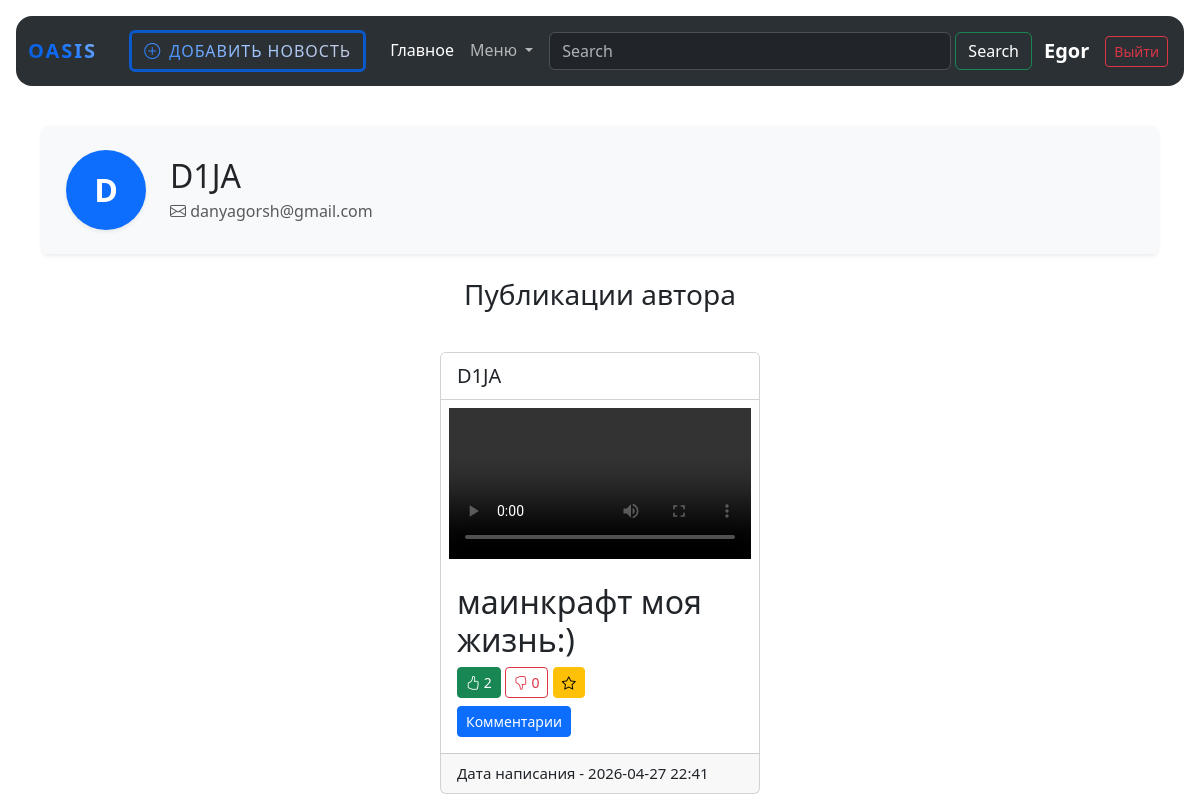
Screenshot of /profile/5 (signed in) with the database file from the repository.
### data/users.py (models this page shows, shortened)
class User(SqlAlchemyBase, UserMixin):
    __tablename__ = 'users'
    id = sqlalchemy.Column(sqlalchemy.Integer, primary_key=True, autoincrement=True)
    name = sqlalchemy.Column(sqlalchemy.String, nullable=True)
    about = sqlalchemy.Column(sqlalchemy.String, nullable=True)
    email = sqlalchemy.Column(sqlalchemy.String, index=True, unique=True, nullable=True)
    hashed_password = sqlalchemy.Column(sqlalchemy.String, nullable=True)
    created_date = sqlalchemy.Column(sqlalchemy.DateTime, default=datetime.datetime.now)
    file = sqlalchemy.Column(sqlalchemy.String, nullable=True)
    news = orm.relationship("News", back_populates='user')

### data/news.py (models this page shows)
class News(SqlAlchemyBase):
    __tablename__ = 'news'
    id = sqlalchemy.Column(sqlalchemy.Integer, primary_key=True, autoincrement=True)
    title = sqlalchemy.Column(sqlalchemy.String, nullable=True)
    content = sqlalchemy.Column(sqlalchemy.String, nullable=True)
    created_date = sqlalchemy.Column(sqlalchemy.DateTime, default=datetime.datetime.now)
    is_private = sqlalchemy.Column(sqlalchemy.Boolean, default=True)
    file = sqlalchemy.Column(sqlalchemy.String, nullable=True)
    user_id = sqlalchemy.Column(sqlalchemy.Integer, sqlalchemy.ForeignKey("users.id"))
    user = orm.relationship('User')
    categories = orm.relationship("Category", secondary="association", backref="news")
    likes = orm.relationship('User', secondary=news_likes, backref='liked_news')
    dislikes = orm.relationship('User', secondary=news_dislikes, backref='disliked_news')
    favorites = orm.relationship('User', secondary=news_favorites, backref='favorited_news')
    starred = orm.relationship("User",
                               secondary=news_starred,
                               backref=orm.backref("starred_news", lazy='subquery'))

### main.py (the view)
@app.route('/profile/<int:id>')
@login_required
def profile(id):
    db_sess = db_session.create_session()
    user = db_sess.query(User).filter(User.id == id).first()
    if not user:
        abort(404)
    news = db_sess.query(News).filter(News.user_id == id).all()
    return render_template('profile.html', title=f'Профиль {user.name}', user=user, news=news)

### data/db_session.py (called while the page is built)
def create_session() -> Session:
    global __factory
    return __factory()

### main.py (called while the page is built)
@login_manager.user_loader
def load_user(user_id):
    db_sess = db_session.create_session()
    user = db_sess.get(User, user_id)
    return user

### templates/profile.html (shortened to what this page needs)
{% extends "base.html" %}
{% block content %}
<div class="container mt-4">
    <div class="card mb-4 border-0 shadow-sm bg-light">
        <div class="card-body d-flex align-items-center gap-4 p-4">
            <div class="rounded-circle d-flex align-items-center justify-content-center overflow-hidden shadow-sm bg-primary"
                 style="width: 80px; height: 80px; flex-shrink: 0;">
                {% if user.file %}
                <img src="{{ url_for('static', filename='uploads/' + user.file) }}"
                     alt="{{ user.name }}"
                     class="img-preview"
                     style="width: 100%; height: 100%; object-fit: cover; cursor: pointer;"
                     data-bs-toggle="modal" data-bs-target="#imageModal">
                {% else %}
                <span class="text-white" style="font-size: 2rem; font-weight: bold;">
                        {{ user.name[0] | upper }}
                    </span>
                {% endif %}
            </div>
            <div>
                <h2 class="mb-1">{{ user.name }}</h2>
                <p class="text-muted mb-0">
                    <i class="bi bi-envelope"></i> {{ user.email }}
                </p>
            </div>
        </div>
    </div>
    <h3 class="mb-4 text-center">Публикации автора</h3>
    <div class="container p-3">
        <div class="d-flex flex-wrap justify-content-center gap-3 align-items-start">
            {% for item in news %}
            <div class="card" style="width: 20rem;">
                <div class="card-header bg-white" style="font-size: 20px;">
                    {{ item.user.name }}
                </div>
                {% if item.file %}
                {% set ful_file = url_for('static', filename='uploads/' + item.file) %}
                {% if item.file.endswith(('.jpg', '.jpeg', '.png', '.gif', '.webp', '.svg')) %}
                <img src="{{ ful_file }}" class="card-img-top p-2" alt="{{ item.file }} ">
                {% elif item.file.endswith(('.mp4', '.webm', '.ogg', '.mov')) %}
                <video src="{{ ful_file }}" class="object-fit-contain p-2" controls></video>
                {% elif item.file.endswith(('.mp3', '.wav', '.ogg', '.m4a')) %}
                <audio src="{{ ful_file }}" controls style="width: 100%;" class="rounded-4 p-1"></audio>
                {% else %}
                <div class="container p-2">
                    <a href="{{ ful_file }}" class="btn btn-secondary" download style="width: 100%;">
                        <i class="bi bi-file-earmark-arrow-down fs-5"></i> {{ item.file }}
                    </a>
                </div>
                {% endif %}
                {% endif %}
                <div class="card-body">
                    <h2 class="card-title">{{ item.title }}</h2>
                    <div class="mt-2">
                        <a href="/like/{{ item.id }}"
                           class="btn btn-sm {{ 'btn-success' if current_user in item.likes else 'btn-outline-success' }}">
                            <i class="bi bi-hand-thumbs-up"></i> {{ item.likes|length }}
                        </a>
                        <a href="/dislike/{{ item.id }}"
                           class="btn btn-sm {{ 'btn-danger' if current_user in item.dislikes else 'btn-outline-danger' }}">
                            <i class="bi bi-hand-thumbs-down"></i> {{ item.dislikes|length }}
                        </a>
                        {% if current_user.is_authenticated %}
                        <a href="/add_starred/{{ item.id }}"
                           class="btn btn-sm {{ 'btn-warning' if current_user in item.starred else 'btn-outline-warning' }}">
                            <i class="bi bi-star"></i>
                        </a>
                        {% endif %}
                    </div>
                    <div class="mt-2">
                        <a href="/comments/{{ item.id }}" class="btn btn-sm btn-primary">Комментарии</a>
                    </div>
                </div>
                <div class="card-footer" style="font-size: 15px;">
                    Дата написания - {{ item.created_date.strftime('%Y-%m-%d %H:%M') if item.created_date else 'Не
                    указана' }}
                </div>
            </div>
            {% else %}
            <div class="alert alert-light">У этого пользователя пока нет постов.</div>
            {% endfor %}
        </div>
    </div>
</div>
{% endblock %}

### templates/base.html (shortened to what this page needs)
<!DOCTYPE html>
<html lang="en">
<head>
    <link href="https://cdn.jsdelivr.net/npm/bootstrap@5.3.8/dist/css/bootstrap.min.css" rel="stylesheet"
>
    <link rel="stylesheet" href="https://cdn.jsdelivr.net/npm/bootstrap-icons@1.11.3/font/bootstrap-icons.min.css">
</head>
<body>
<header>
    <div class="container-fluid p-3" data-bs-theme="dark">
        <nav class="navbar navbar-expand-lg bg-body-tertiary rounded-4">
            <div class="container-fluid">
                <a class="navbar-brand" href="/">Oasis</a>
                <div class="collapse navbar-collapse" id="navbarSupportedContent">
                    {% if current_user.is_authenticated %}
                    <ul class="navbar-nav me-auto mb-2 mb-lg-0">
                        <li class="nav-item d-flex align-items-center mx-3">
                            <a href="/news" class="btn btn-custom-add">
                                <i class="bi bi-plus-circle"></i> Добавить новость
                            </a>
                        </li>
                        <li class="nav-item">
                            <a class="nav-link active" aria-current="page" href="/">Главное</a>
                        </li>
                        <li class="nav-item dropdown">
                            <a class="nav-link dropdown-toggle" href="#" role="button" data-bs-toggle="dropdown"
                               aria-expanded="false">
                                Меню
                            </a>
                        </li>
                    </ul>
                    <form class="d-flex flex-grow-1 p-2" role="search">
                        <input class="form-control me-1" type="search" placeholder="Search" aria-label="Search"/>
                        <button class="btn btn-outline-success text-white" type="submit">Search</button>
                    </form>
                    <ul class="navbar-nav ms-auto p-1 align-items-center">
                        <li class="nav-item d-flex align-items-center">
                            <a href="/profile/{{ current_user.id }}"
                               class="text-decoration-none text-white fs-5 fw-semibold me-3">
                                {{ current_user.name }}
                            </a>
                            <a href="/logout" class="btn btn-sm btn-outline-danger">Выйти</a>
                        </li>
                    </ul>
                    {% endif %}
                </div>
            </div>
        </nav>
    </div>
</header>
{% block content %}{% endblock %}
</body>
</html>

### templates/base.html (style rules this page uses)
.navbar-brand { font-weight: 800; text-transform: uppercase; letter-spacing: 2px; background: linear-gradient(45deg, #0a58ca, #0d6efd, #9ec5fe); -webkit-background-clip: text; -webkit-text-fill-color: transparent; display: inline-block; }
.btn-custom-add { border: 3px solid #0a58ca; font-weight: 500; text-transform: uppercase; letter-spacing: 1px; transition: all 0.3s ease-in-out; background: linear-gradient(45deg, #0d6efd, #9ec5fe, #ccccd9); -webkit-background-clip: text; -webkit-text-fill-color: transparent; display: inline-flex; align-items: center; gap: 8px; }

### rows the page displays
User: name "Egor"
User: name "D", name "D1JA", email "danyagorsh@gmail.com"
News: user.name "D1JA", title "маинкрафт моя жизнь:)", likes|length "2", dislikes|length "0", created_date "2026-04-27 22:41"
